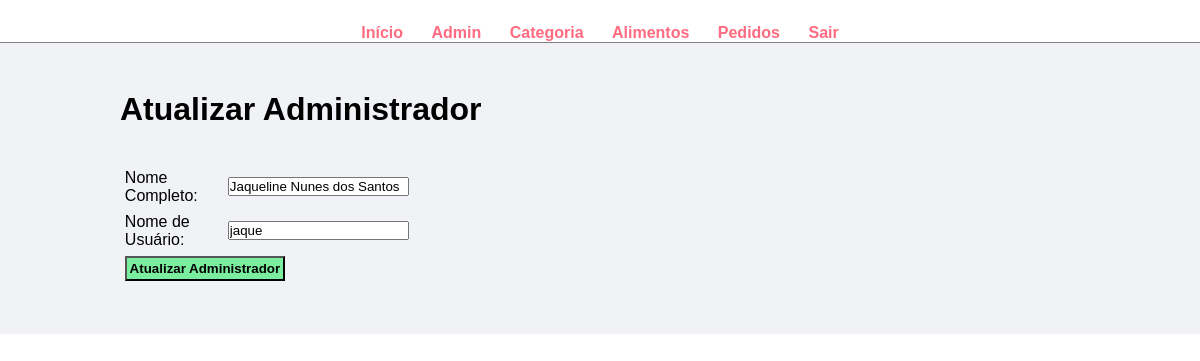
Page /admin/atualizar-administrador.php?id=9 on the committed database.
### tables this page shows
CREATE TABLE `tbl_administrador` (
  `id` int(10) UNSIGNED NOT NULL,
  `nome_completo` varchar(100) NOT NULL,
  `nome_de_usuario` varchar(100) NOT NULL,
  `senha` varchar(255) NOT NULL
);

### admin/atualizar-administrador.php (the view, shortened to what this page needs)
<?php include('partials/menu.php'); ?>
<div class="main-content">
    <div class="wrapper">
        <h1>Atualizar Administrador</h1>
        <br><br>
        <?php
            $id = $_GET['id'];
            $sql = "SELECT * FROM tbl_administrador WHERE id = $id";
            $res = mysqli_query($conn, $sql);
            if ($res == true) {
                $count = mysqli_num_rows($res);
                if ($count == 1) {
                    $row = mysqli_fetch_assoc($res);
                    $nome_completo = $row['nome_completo'];
                    $nome_de_usuario = $row['nome_de_usuario'];
                } else {
                    header('location:' . SITEURL . 'admin/administrador-.php');
                }
            }
        ?>
        <form action="" method="POST">
            <table class="tbl-30">
                <tr>
                    <td>Nome Completo: </td>
                    <td>
                        <input type="text" name="nome_completo" value="<?php echo $nome_completo; ?>">
                    </td>
                </tr>
                <tr>
                    <td>Nome de Usuário: </td>
                    <td>
                        <input type="text" name="nome_de_usuario" value="<?php echo $nome_de_usuario; ?>">
                    </td>
                </tr>
                <tr>
                    <td colspan="2">
                        <input type="submit" name="submit" value="Atualizar Administrador" class="btn-secondary">
                    </td>
                </tr>
            </table>
        </form>
    </div>
</div>

### css/admin.css (style rules this page uses)
* { margin: 0; padding: 0; font-family: Arial, Helvetica, sans-serif; }
.wrapper { padding: 1%; width: 80%; margin: 0 auto; }
.tbl-30 { width: 30%; }
table tr td { padding: 1%; }
.btn-secondary { background-color: #7bed9f; padding: 1%; color: black; text-decoration: none; font-weight: bold; }
.main-content { background-color: #f1f2f6; padding: 3% 0; }

### rows in the picture
tbl_administrador: nome_completo "Jaqueline Nunes dos Santos", nome_de_usuario "jaque"
